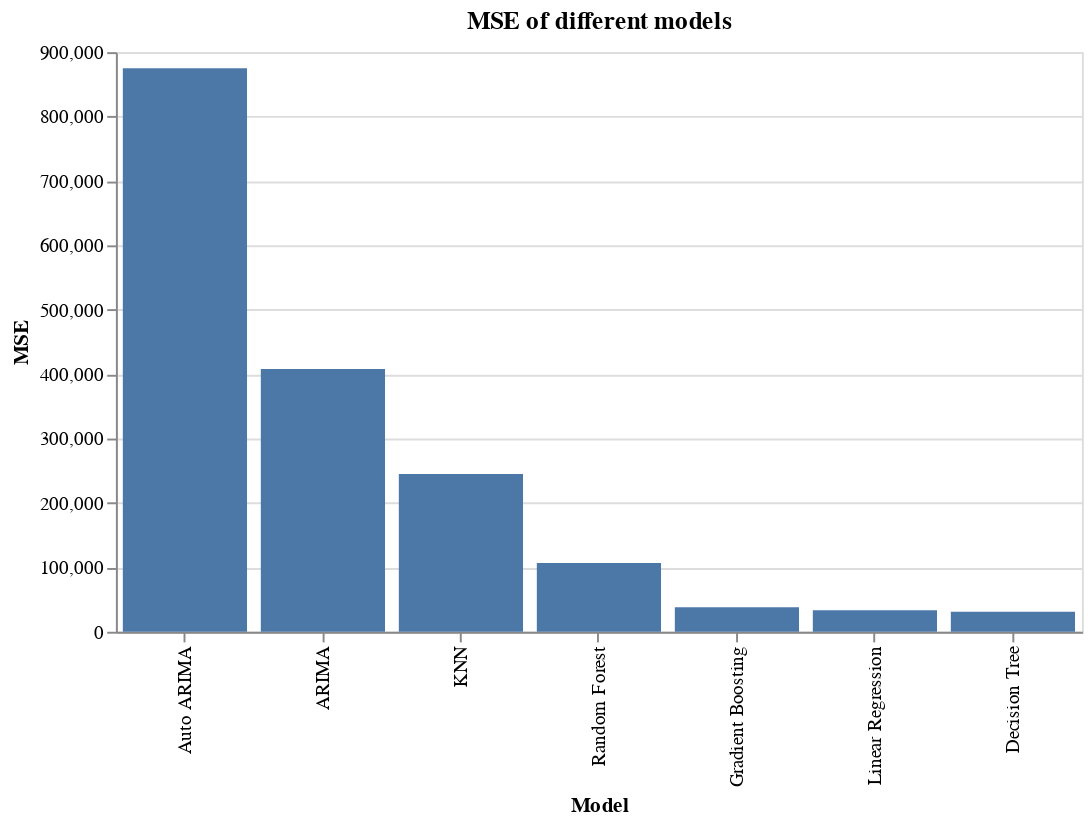

Notebook source saved alongside this figure:
### Code cell
# convert index to a column
MSE.reset_index(inplace=True)
MSE.rename(columns={'index': 'Model'}, inplace=True)

# Make a MSE plot
alt.Chart(MSE).mark_bar().encode(
    x='Model',
    y='MSE'
).properties(title = 'MSE of different models')

### Figure 1 — Vega-Lite specification as saved in the notebook (floating-point values rounded to 4 significant figures)
{"config": {"view": {"continuousWidth": 400, "continuousHeight": 300}}, "data": {"name": "data-9f026b1dcfa3656696a6eaac986aa308"}, "mark": "bar", "encoding": {"x": {"field": "Model", "sort": "-y", "type": "nominal"}, "y": {"field": "MSE", "type": "quantitative"}}, "title": "MSE of different models", "width": 500, "$schema": "https://vega.github.io/schema/vega-lite/v4.17.0.json", "datasets": {"data-9f026b1dcfa3656696a6eaac986aa308": [{"Model": "Linear Regression", "MSE": 33400.0}, {"Model": "Decision Tree", "MSE": 30970.0}, {"Model": "Random Forest", "MSE": 106600.0}, {"Model": "Gradient Boosting", "MSE": 37910.0}, {"Model": "KNN", "MSE": 245200.0}, {"Model": "ARIMA", "MSE": 408100.0}, {"Model": "Auto ARIMA", "MSE": 875100.0}]}}
